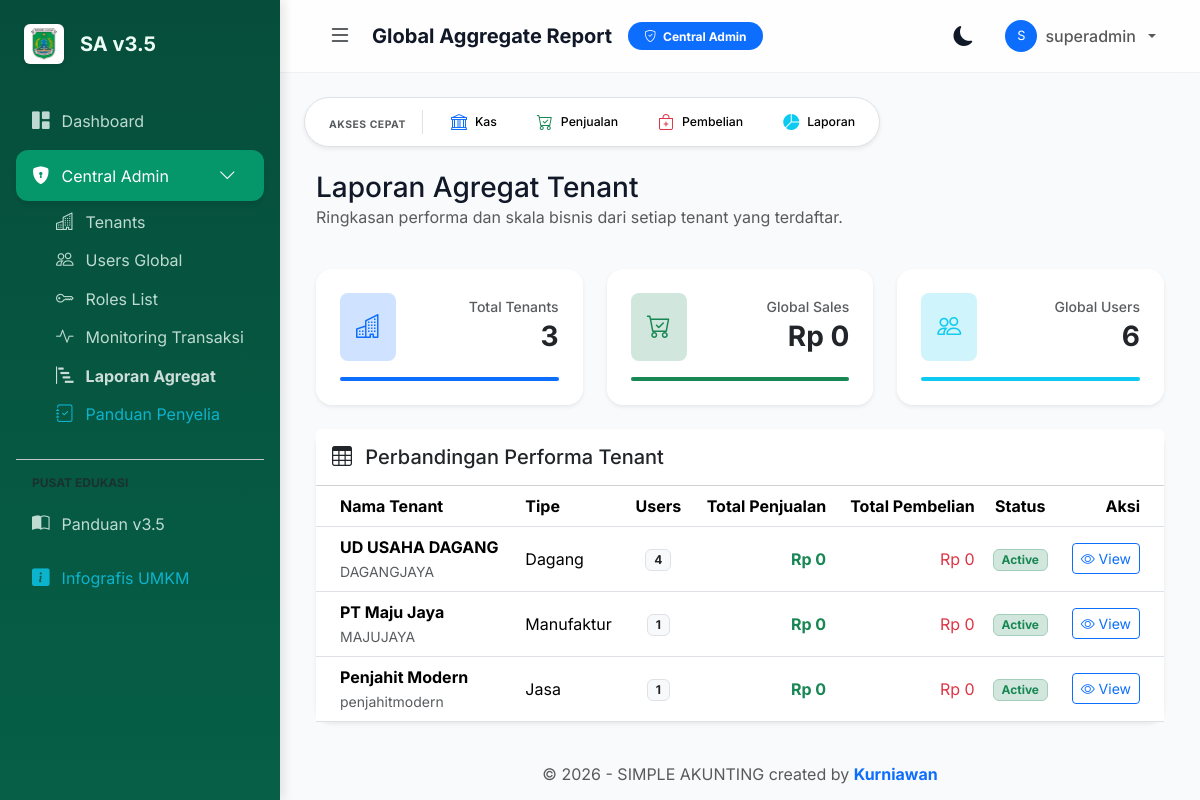
The app's page /public/central/agregat (signed in) with its own data.
### tables this page shows
CREATE TABLE IF NOT EXISTS `tenants` (
  `id` int(11) NOT NULL AUTO_INCREMENT,
  `name` varchar(255) NOT NULL,
  `code` varchar(50) NOT NULL,
  `status` enum('active','inactive') DEFAULT 'active',
  `database_type` enum('jasa','dagang','manufaktur') DEFAULT 'dagang',
  `created_at` timestamp NULL DEFAULT current_timestamp(),
  `updated_at` timestamp NULL DEFAULT current_timestamp() ON UPDATE current_timestamp(),
  PRIMARY KEY (`id`),
  UNIQUE KEY `code` (`code`)
);

### app/controllers/Central.php (called while the page is built, shortened)
<?php
class Central extends Controller {
    public function agregat() {
        $data['judul'] = 'Global Aggregate Report';
        $dashboardModel = $this->model('Dashboard');
        $data['summary'] = $dashboardModel->getCentralSummary();
        $data['tenants_report'] = $this->model('Tenants')->getAllTenantsWithStats();
        $this->view('central/agregat', $data);
    }
}

### app/core/App.php (called while the page is built, shortened)
<?php
class App {
    protected $method = 'index';
    protected $params = [];
    public function __construct()
    {
        $url = $this->parseURL();
        if (!empty($url) && file_exists(APPROOT . '/app/controllers/' . ucfirst($url[0]) . '.php')) {
            unset($url[0]);
        }
        $this->controller = new $this->controller;
        if (isset($url[1])) {
            if (method_exists($this->controller, $url[1])) {
                $this->method = $url[1];
            }
        }
        call_user_func_array([$this->controller, $this->method], $this->params);
    }
    public function parseURL()
    {
        if (isset($_GET['url'])) {
            $url = trim($_GET['url'], '/');
            $url = filter_var($url, FILTER_SANITIZE_URL);
            $url = explode('/', $url);
            return $url;
        }
        return [];
    }
}

### public/index.php (called while the page is built, shortened)
<?php
$app = new App();

### app/core/Database.php (called while the page is built, shortened)
<?php
class Database {
    private $host = DB_HOST;
    private $user = DB_USER;
    private $pass = DB_PASS;
    private $db_name = DB_NAME;
    public $dbh;
    private $stmt;
    public function __construct()
    {
        $dsn = 'mysql:host=' . $this->host . ';dbname=' . $this->db_name;
        $option = [
            PDO::ATTR_PERSISTENT => true,
            PDO::ATTR_ERRMODE => PDO::ERRMODE_EXCEPTION
        ];
        try {
            $this->dbh = new PDO($dsn, $this->user, $this->pass, $option);
        } catch (PDOException $e) {
            die($e->getMessage());
        }
    }
    public function query($query)
    {
        $this->stmt = $this->dbh->prepare($query);
    }
    public function execute()
    {
        $this->stmt->execute();
    }
    public function resultSet()
    {
        $this->execute();
        return $this->stmt->fetchAll(PDO::FETCH_ASSOC);
    }
    public function single()
    {
        $this->execute();
        return $this->stmt->fetch(PDO::FETCH_ASSOC);
    }
}

### app/models/Dashboard_model.php (called while the page is built, shortened)
<?php
class Dashboard_model {
    private $db;
    public function __construct($db) {
        $this->db = $db;
    }
    public function getCentralSummary() {
        $this->db->query("SELECT
            (SELECT COUNT(*) FROM tenants WHERE status = 'active') as total_active_tenants,
            (SELECT SUM(total) FROM penjualan) as total_sales_all,
            (SELECT SUM(total) FROM pembelian) as total_purchases_all,
            (SELECT COUNT(*) FROM users) as total_users
        ");
        return $this->db->single();
    }
}

### app/models/Tenants_model.php (called while the page is built, shortened)
<?php
class Tenants_model {
    private $table = 'tenants';
    private $db;
    public function __construct($db) {
        $this->db = $db;
    }
    public function getAllTenantsWithStats() {
        $this->db->query("SELECT t.*,
                            (SELECT COUNT(*) FROM users u WHERE u.tenant_id = t.id) as user_count,
                            (SELECT SUM(total) FROM penjualan p WHERE p.tenant_id = t.id) as total_sales,
                            (SELECT SUM(total) FROM pembelian pb WHERE pb.tenant_id = t.id) as total_purchases
                          FROM " . $this->table . " t
                          ORDER BY total_sales DESC");
        return $this->db->resultSet();
    }
}

### app/views/central/agregat.php (the view)
<div class="container-fluid">
    <div class="row mb-4">
        <div class="col-md-12">
            <h1 class="h3 mb-0 text-gray-800">Laporan Agregat Tenant</h1>
            <p class="text-muted">Ringkasan performa dan skala bisnis dari setiap tenant yang terdaftar.</p>
        </div>
    </div>
    <div class="row g-4 mb-4">
        <div class="col-md-4">
            <div class="card border-0 shadow-sm overflow-hidden">
                <div class="card-body p-4">
                    <div class="d-flex align-items-center justify-content-between mb-3">
                        <div class="bg-primary-subtle text-primary p-3 rounded-3">
                            <i class="bi bi-buildings fs-4"></i>
                        </div>
                        <div class="text-end">
                            <h6 class="text-muted mb-1 small uppercase">Total Tenants</h6>
                            <h3 class="mb-0 fw-bold"><?php echo count($data['tenants_report']); ?></h3>
                        </div>
                    </div>
                    <div class="progress" style="height: 4px;">
                        <div class="progress-bar bg-primary" style="width: 100%"></div>
                    </div>
                </div>
            </div>
        </div>
        <div class="col-md-4">
            <div class="card border-0 shadow-sm overflow-hidden">
                <div class="card-body p-4">
                    <div class="d-flex align-items-center justify-content-between mb-3">
                        <div class="bg-success-subtle text-success p-3 rounded-3">
                            <i class="bi bi-cart-check fs-4"></i>
                        </div>
                        <div class="text-end">
                            <h6 class="text-muted mb-1 small uppercase">Global Sales</h6>
                            <h3 class="mb-0 fw-bold">Rp <?php echo number_format($data['summary']['total_sales_all'] ?? 0, 0, ',', '.'); ?></h3>
                        </div>
                    </div>
                    <div class="progress" style="height: 4px;">
                        <div class="progress-bar bg-success" style="width: 100%"></div>
                    </div>
                </div>
            </div>
        </div>
        <div class="col-md-4">
            <div class="card border-0 shadow-sm overflow-hidden">
                <div class="card-body p-4">
                    <div class="d-flex align-items-center justify-content-between mb-3">
                        <div class="bg-info-subtle text-info p-3 rounded-3">
                            <i class="bi bi-people fs-4"></i>
                        </div>
                        <div class="text-end">
                            <h6 class="text-muted mb-1 small uppercase">Global Users</h6>
                            <h3 class="mb-0 fw-bold"><?php echo $data['summary']['total_users']; ?></h3>
                        </div>
                    </div>
                    <div class="progress" style="height: 4px;">
                        <div class="progress-bar bg-info" style="width: 100%"></div>
                    </div>
                </div>
            </div>
        </div>
    </div>
    <div class="card shadow-sm border-0">
        <div class="card-header bg-white py-3">
            <h5 class="mb-0 text-dark"><i class="bi bi-table me-2"></i> Perbandingan Performa Tenant</h5>
        </div>
        <div class="card-body p-0">
            <div class="table-responsive">
                <table class="table table-hover align-middle mb-0">
                    <thead class="bg-light">
                        <tr>
                            <th class="ps-4">Nama Tenant</th>
                            <th>Tipe</th>
                            <th class="text-center">Users</th>
                            <th class="text-end">Total Penjualan</th>
                            <th class="text-end">Total Pembelian</th>
                            <th class="text-center">Status</th>
                            <th class="text-end pe-4">Aksi</th>
                        </tr>
                    </thead>
                    <tbody>
                        <?php foreach($data['tenants_report'] as $tenant) : ?>
                        <tr>
                            <td class="ps-4">
                                <div class="fw-bold"><?php echo htmlspecialchars($tenant['name']); ?></div>
                                <small class="text-muted"><?php echo $tenant['code']; ?></small>
                            </td>
                            <td><span class="text-capitalize"><?php echo $tenant['database_type']; ?></span></td>
                            <td class="text-center"><span class="badge bg-light text-dark border"><?php echo $tenant['user_count']; ?></span></td>
                            <td class="text-end fw-bold text-success">
                                Rp <?php echo number_format($tenant['total_sales'] ?? 0, 0, ',', '.'); ?>
                            </td>
                            <td class="text-end text-danger">
                                Rp <?php echo number_format($tenant['total_purchases'] ?? 0, 0, ',', '.'); ?>
                            </td>
                            <td class="text-center">
                                <span class="badge <?php echo $tenant['status'] == 'active' ? 'bg-success-subtle text-success border border-success-subtle' : 'bg-danger-subtle text-danger border border-danger-subtle'; ?>">
                                    <?php echo ucfirst($tenant['status']); ?>
                                </span>
                            </td>
                            <td class="text-end pe-4">
                                <a href="<?php echo BASEURL; ?>/tenants/switch/<?php echo $tenant['id']; ?>" class="btn btn-sm btn-outline-primary" title="Pantau Dashboard">
                                    <i class="bi bi-eye"></i> View
                                </a>
                            </td>
                        </tr>
                        <?php endforeach; ?>
                    </tbody>
                </table>
            </div>
        </div>
    </div>
</div>

### app/views/templates/header.php (style rules this page uses)
.table-responsive { overflow: visible !important; }
:root { --sidebar-width: 280px; --primary-color: #059669; --primary-hover: #047857; --bg-light: #f9fafb; --bg-dark: #111827; --card-bg-light: #ffffff; --card-bg-dark: #1f2937; --text-light: #111827; --text-dark: #f9fafb; --sidebar-bg: #064e3b; --sidebar-text: #ecfdf5; --sidebar-active-bg: rgba(255, 255, 255, 0.1); --body-bg: var(--bg-light); --card-bg: var(--card-bg-light); --text-main: var(--text-light); --topbar-bg: rgba(255, 255, 255, 0.8); }
body { font-family: 'Inter', sans-serif; background-color: var(--body-bg); color: var(--text-main); transition: background-color 0.3s ease, color 0.3s ease; }
.card { background-color: var(--card-bg); border: none; border-radius: 1rem; box-shadow: 0 4px 6px -1px rgba(0, 0, 0, 0.1); }

### records on screen
tenants: name "UD USAHA DAGANG", code "DAGANGJAYA", database_type "Dagang", user_count "4", total_sales "0", total_purchases "0", status "Active"
tenants: name "PT Maju Jaya", code "MAJUJAYA", database_type "Manufaktur", user_count "1", total_sales "0", total_purchases "0", status "Active"
tenants: name "Penjahit Modern", code "penjahitmodern", database_type "Jasa", user_count "1", total_sales "0", total_purchases "0", status "Active"

### other values on screen
$data['judul'] "Global Aggregate Report"
substr($user['name'], 0, 1) "S"
$user['name'] "superadmin"
count($data['tenants_report']) "3"
$data['summary']['total_sales_all'] "0"
$data['summary']['total_users'] "6"
